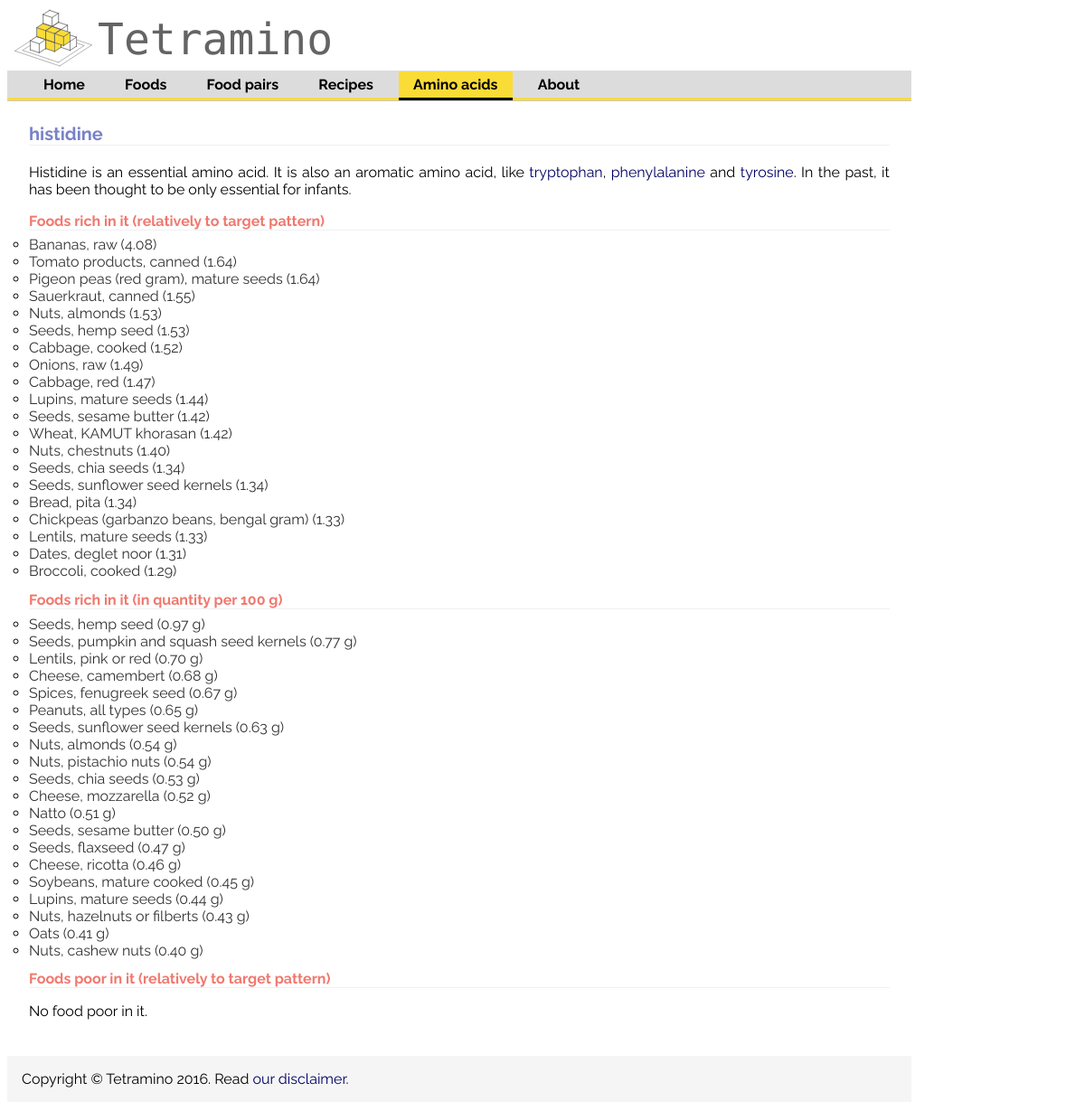
Page /aminoAcid_his_g/ on the earlier database version.
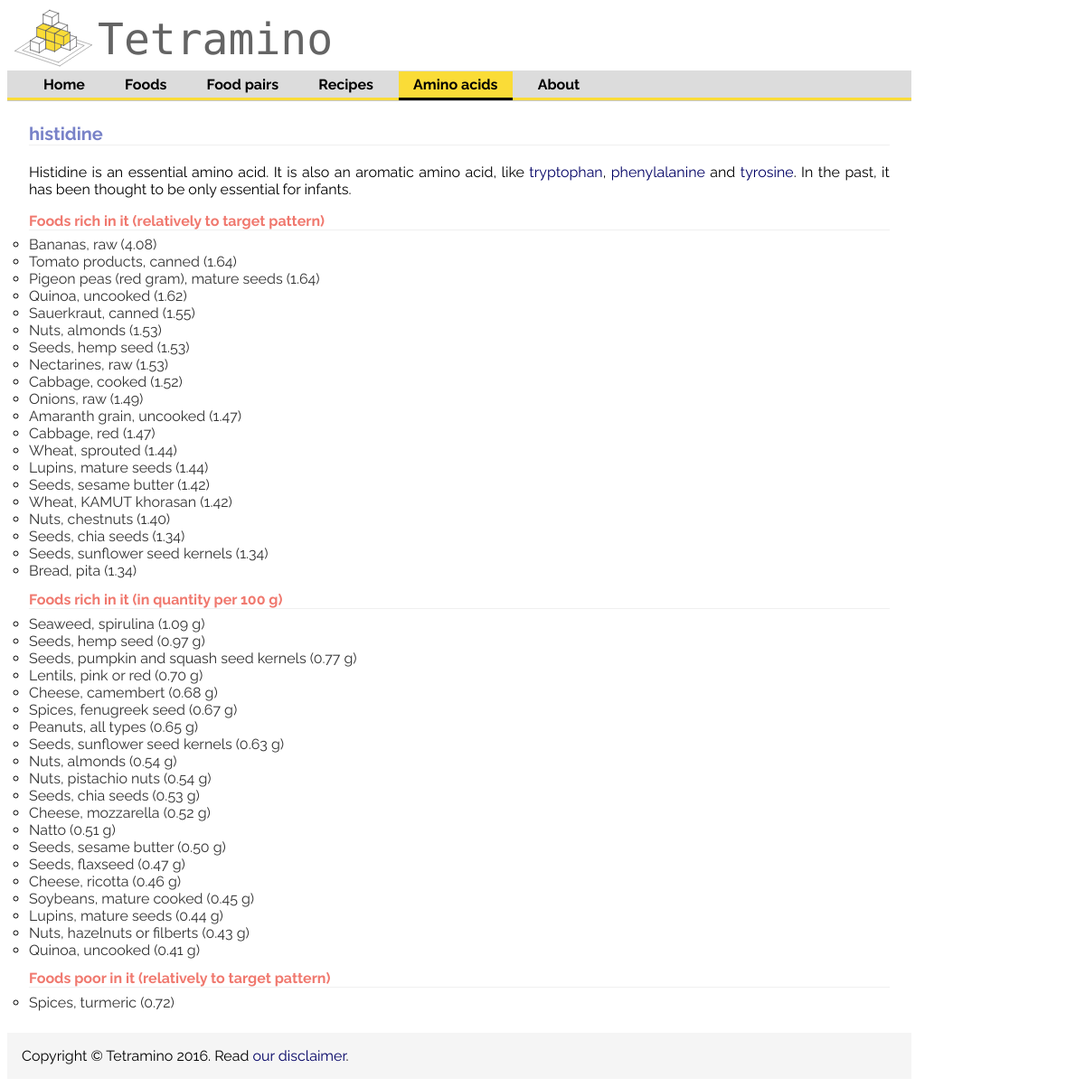
Same page on the later database version.
### aminoApp/models.py (models this page shows, shortened)
class RelativeAminoScore(models.Model):
    food = models.ForeignKey(Food, on_delete=models.CASCADE, default=DEFAULT_FOOD_ID)
    aminoAcid = models.ForeignKey(Nutriment, on_delete=models.CASCADE)
    score = models.FloatField()

class Food(models.Model):
    food_name = models.CharField(max_length=200)
    pub_date = models.DateTimeField('date added', null=True, blank=True,auto_now_add=True) #models.DateTimeField('date published',null=timezone.now())
    food_category = models.IntegerField(null=True)
    food_dbid = models.IntegerField(default=0)
    nutritional_value = models.ForeignKey('NutritionalValue', on_delete=models.CASCADE,null=True)
    efficiency = models.FloatField(null=True)
    def __str__(self):
        return self.getNameBegin() #self.food_name
    def getNameBegin(self):
        fullName = self.food_name
        nameSplit = fullName.split(',')
        if len(nameSplit)>1:
            shortName = nameSplit[0]+','+nameSplit[1]
        else:
            shortName = fullName
        return shortName
    class Meta:
        ordering = ['food_name']

class NutritionalValue(models.Model):
    trp_g = models.FloatField()
    thr_g = models.FloatField()
    ile_g = models.FloatField()
    leu_g = models.FloatField()
    lys_g = models.FloatField()
    met_g = models.FloatField()
    cys_g = models.FloatField()
    phe_g = models.FloatField()
    tyr_g = models.FloatField()
    val_g = models.FloatField()
    his_g = models.FloatField()
    arg_g = models.FloatField()
    ala_g = models.FloatField()
    asp_g = models.FloatField()
    glu_g = models.FloatField()
    gly_g = models.FloatField()
    pro_g = models.FloatField()
    ser_g = models.FloatField()
    prot = models.FloatField() #proteins (procnt)
    fat = models.FloatField()
    carbo = models.FloatField() # carbohydrate chocdf
    fiber = models.FloatField()
    ash = models.FloatField()
    alc = models.FloatField(null=True)
    water = models.FloatField()
    energ = models.FloatField() # enerc_kcal
    prot_adj = models.FloatField(null=True)
    sugars = models.FloatField(null=True)
    ca = models.FloatField()
    fe = models.FloatField()
    mg = models.FloatField()
    p = models.FloatField() #phosphorus
    k = models.FloatField() #potassium
    na = models.FloatField()
    zn = models.FloatField()
    cu = models.FloatField()
    mn = models.FloatField()
    se = models.FloatField(null=True)
    description = models.CharField(max_length=200)

### aminoApp/views.py (the view)
# urls.py: url(r'^aminoAcid_(?P<internal_name>[\w]+)/', views.presentAminoAcid, name='presentAminoAcid'),
def presentAminoAcid(request,internal_name):
    aminoDefinition = Nutriment.objects.get(internal_name=internal_name)
    scores = RelativeAminoScore.objects.filter(aminoAcid=aminoDefinition).order_by('score')
    highScores = scores.filter(score__gt=1).order_by('-score')[0:20]
    lowScores = scores.filter(score__lt=1)[0:20]
    filterProp = '-nutritional_value__'+internal_name
    highContentFoods = Food.objects.order_by(filterProp)[0:20]
    highContentFoodsAndQuantities = [{'food':food,'quantity':getattr(food.nutritional_value,internal_name)} for food in highContentFoods]
    context = {'aminoAcid': aminoDefinition,'highScores':highScores,'lowScores':lowScores,'highContentFoodsAndQuantities':highContentFoodsAndQuantities}
    return render(request, 'aminoApp/presentAminoAcid.html', context)

### aminoApp/templates/aminoApp/presentAminoAcid.html (shortened to what this page needs)
{% extends "aminoApp/baseAminoAcids.html" %}
{% block content %}
<h1>
   {{ aminoAcid.public_name }}
</h1>
    <p>{{ aminoAcid.description |safe}}</p>
<h2>Foods rich in it (relatively to target pattern)</h2>
    {% if highScores %}
        <ul>
        {% for aminoScore in highScores %}
            <li><a href="/showFood/{{aminoScore.food.food_dbid}}">{{ aminoScore.food }} ({{ aminoScore.score|floatformat:2 }})</a></li>
        {% endfor %}
        </ul>
    {% else %}
        <p>No food rich in it.</p>
    {% endif %}
<h2>Foods rich in it (in quantity per 100 g)</h2>
    {% if highContentFoodsAndQuantities %}
        <ul>
        {% for foodQuant in highContentFoodsAndQuantities %}
            <li><a href="/showFood/{{foodQuant.food.food_dbid}}">{{ foodQuant.food }} ({{ foodQuant.quantity|floatformat:2 }} g)</a></li>
        {% endfor %}
        </ul>
    {% else %}
        <p>No food rich in it.</p>
    {% endif %}
<h2>Foods poor in it (relatively to target pattern)</h2>
    {% if lowScores %}
        <ul>
        {% for aminoScore in lowScores %}
            <li><a href="/showFood/{{aminoScore.food.food_dbid}}">{{ aminoScore.food }} ({{ aminoScore.score|floatformat:2}})</a></li>
        {% endfor %}
        </ul>
    {% else %}
        <p>No food poor in it.</p>
    {% endif %}
{% endblock %}

Differences in the rows shown:
no longer on this page (row unchanged): RelativeAminoScore: food "Chickpeas (garbanzo beans, bengal gram)", score "1.33", shown under "Foods rich in it (relatively to target pattern)"
no longer on this page (row unchanged): RelativeAminoScore: food "Lentils, mature seeds", score "1.33", shown under "Foods rich in it (relatively to target pattern)"
no longer on this page (row unchanged): RelativeAminoScore: food "Dates, deglet noor", score "1.31", shown under "Foods rich in it (relatively to target pattern)"
no longer on this page (row unchanged): RelativeAminoScore: food "Broccoli, cooked", score "1.29", shown under "Foods rich in it (relatively to target pattern)"
no longer on this page (row unchanged): Food: food "Oats", quantity "0.41"
no longer on this page (row unchanged): Food: food "Nuts, cashew nuts", quantity "0.40"
added RelativeAminoScore: food "Quinoa, uncooked", score "1.62", shown under "Foods rich in it (relatively to target pattern)"
added RelativeAminoScore: food "Nectarines, raw", score "1.53", shown under "Foods rich in it (relatively to target pattern)"
added RelativeAminoScore: food "Amaranth grain, uncooked", score "1.47", shown under "Foods rich in it (relatively to target pattern)"
added RelativeAminoScore: food "Wheat, sprouted", score "1.44", shown under "Foods rich in it (relatively to target pattern)"
added Food: food "Seaweed, spirulina", quantity "1.09"
added Food: food "Quinoa, uncooked", quantity "0.41"
added RelativeAminoScore: food "Spices, turmeric", score "0.72", shown under "Foods poor in it (relatively to target pattern)"
Other differences:
text no longer shown: "No food poor in it."
